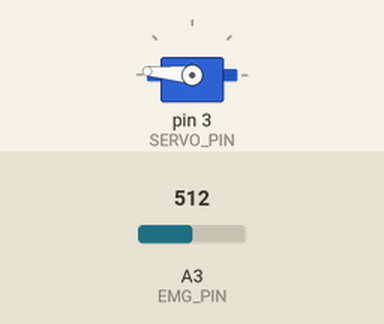
Simulated run of this sketch. Board: Arduino Uno, built with avr-gcc and run on an emulated ATmega328P. On the bench: servo. The inputs (shaded band) are chosen by the test bench; at power-on: A3 (EMG_PIN) = 512.

Above: at 1.2 s.
1.3 s: A3 (EMG_PIN) set to 843
2.8 s: A3 (EMG_PIN) set to 869
At 4.0 s:
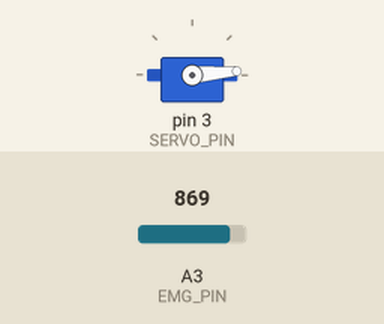
4.3 s: A3 (EMG_PIN) set to 840
At 5.2 s:
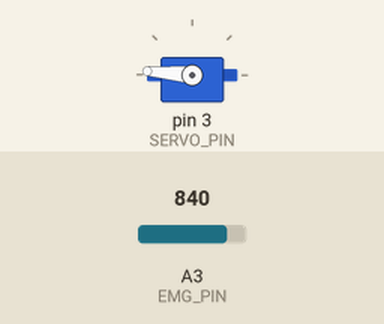
5.8 s: A3 (EMG_PIN) set to 860
At 6.4 s:
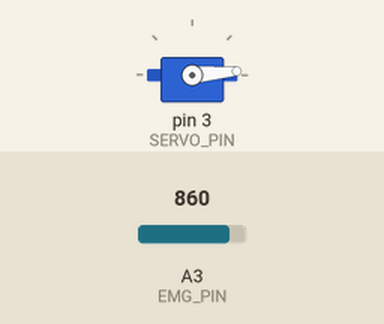
Timing chart, 0 to 8.3 s (numbered marks = the images above; inputs shaded):
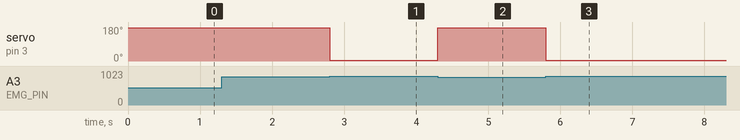

The sketch:

CS207_Final_Proj.ino
```cpp
//Broken down simplified code used for the testing of CS207 ARM-E (renamed NEO-ARM),
//Simplified from the understanding of CS207_emg_value_test
//Updated and altered by Mikha Aguilar for CS207 FALL 2021

#include <Servo.h>

//Threshold for servo motor control with muscle sensor.
//You can set a threshold according to the maximum and minimum values of the muscle sensor.
//This is a defined range from  0 to 1023, due to the sensor's inconsistency I had to raise the threshold up
#define threshold 850

//Pin number where the sensor is connected. (Analog 3)
#define EMG_PIN 3

//Pin number where the servo motor is connected. (Digital PWM 3)
#define SERVO_PIN 3

//Define Servo motor
Servo MYSERVO;

void setup(){
  //Set servo motor to digital pin 3
  MYSERVO.attach(SERVO_PIN);
}

void loop(){
  //The "Value" variable reads the value from the analog pin to which the sensor is connected.
  int value = analogRead(EMG_PIN);

  //While this code is more basic, the idea would be to add continous different cases once a more accurate and stable
  //sensor has been acquired
  //Based on servo positioning we want the servo to move a certain way to tug our at our prosthesis fingers
  //writing degrees is opposite to what we want the servo to accomplish, since the positioning of the servo is
  //opposite to our ideal angle
  //If the sensor value is GREATER than the THRESHOLD, the servo motor will turn to 175 degree.
  if(value > threshold){
    MYSERVO.write(5);
  }

  //If the sensor is LESS than the THRESHOLD, the servo motor will turn to 5 degrees.
  else{
    MYSERVO.write(175);
  }
}
```

Measured:
- the behaviour switches between 850 and 851 on A3 (EMG_PIN) (found by bisection; images 0 and 1)
- after the input at 1.3 s, every drawn part: stays the same
- after the input at 2.8 s, servo on pin 3 (SERVO_PIN): 175° → 5° at once
- after the input at 4.3 s, servo on pin 3 (SERVO_PIN): 5° → 175° at once
- after the input at 5.8 s, servo on pin 3 (SERVO_PIN): 175° → 5° at once
